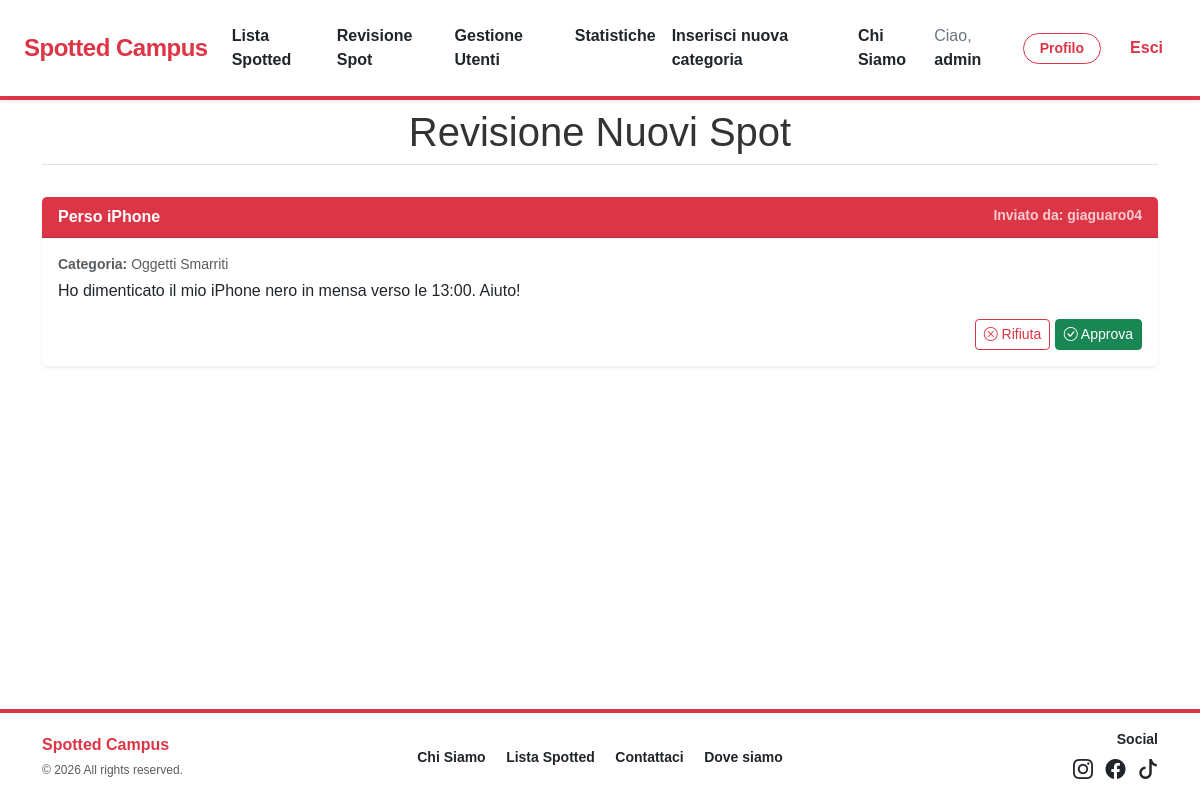
Screenshot of /revisione.php (signed in) with the database file from the repository.
### tables this page shows
CREATE TABLE SPOT (
    idSpot INT AUTO_INCREMENT PRIMARY KEY,
    titolo VARCHAR(255) NOT NULL,
    testo TEXT NOT NULL,
    dataInserimento DATETIME DEFAULT CURRENT_TIMESTAMP,
    stato ENUM('in_attesa', 'approvato', 'rifiutato') DEFAULT 'in_attesa',
    isAnonymous BOOLEAN DEFAULT 0,
    idCategoria INT NOT NULL,
    idSottoCategoria INT,
    usernameUtente VARCHAR(100),
    usernameAdminApprovato VARCHAR(100) NULL, 
    dataApprovazione DATETIME NULL,

    FOREIGN KEY (idCategoria) REFERENCES CATEGORIE(idCategoria),
    FOREIGN KEY (idSottoCategoria) REFERENCES SOTTOCATEGORIE(idSottoCategoria) ON DELETE SET NULL,
    FOREIGN KEY (usernameUtente) REFERENCES UTENTI(username) ON DELETE SET NULL,
    FOREIGN KEY (usernameAdminApprovato) REFERENCES UTENTI(username) ON DELETE SET NULL
);

CREATE TABLE CATEGORIE (
    idCategoria INT AUTO_INCREMENT PRIMARY KEY,
    nome VARCHAR(100) UNIQUE NOT NULL
);

### revisione.php (called while the page is built, shortened)
<?php
require_once 'bootstrap.php';
$templateParams["titolo"] = "Spot The Bug - Revisione Spot";
$templateParams["nome"] = "template/revisione-page.php";
$templateParams["spotInAttesa"] = $dbh->getPendingSpots();
require 'template/base.php';
?>

### db/database.php (called while the page is built, shortened)
<?php
class DatabaseHelper
{
    private $db;
    public function __construct($servername, $username, $password, $dbname, $port)
    {
        $this->db = new mysqli($servername, $username, $password, $dbname, $port);
    }
    public function getPendingSpots()
    {
        $query = "SELECT S.*, C.nome AS nomeCategoria, U.nome AS nomeAutore, U.cognome AS cognomeAutore
                FROM SPOT S
                JOIN CATEGORIE C ON S.idCategoria = C.idCategoria
                JOIN UTENTI U ON S.usernameUtente = U.username
                WHERE S.stato = 'in_attesa'
                ORDER BY S.dataInserimento ASC";
        $res = $this->db->query($query);
        return $res->fetch_all(MYSQLI_ASSOC);
    }
}

### bootstrap.php (called while the page is built, shortened)
<?php
require_once("db/database.php");
$dbh = new DatabaseHelper("localhost", "root", "", "spotted", 3306);
?>

### template/revisione-page.php (the view, shortened to what this page needs)
<section class="container mt-5">
    <div class="row mb-4">
        <div class="col-12 text-center">
            <h2 class="display-6 border-bottom pb-2">Revisione Nuovi Spot</h2>
        </div>
    </div>
    <?php if (count($templateParams["spotInAttesa"]) > 0): ?>
        <div class="row g-4">
            <?php foreach ($templateParams["spotInAttesa"] as $spot): ?>
                <div class="col-12">
                    <div class="card shadow-sm border-0">
                        <div class="card-header bg-danger text-white fw-bold d-flex justify-content-between">
                            <span><?php echo htmlspecialchars($spot["titolo"]); ?></span>
                            <small class="opacity-75">Inviato da: <?php echo htmlspecialchars($spot["usernameUtente"]); ?></small>
                        </div>
                        <div class="card-body">
                            <p class="mb-1 text-muted small"><strong>Categoria:</strong> <?php echo htmlspecialchars($spot["nomeCategoria"]); ?></p>
                            <p class="card-text"><?php echo htmlspecialchars($spot["testo"]); ?></p>
                            <div class="d-flex justify-content-end gap-2 mt-3">
                                <form method="POST" action="revisione.php">
                                    <button type="submit" name="azione" value="rifiuta" class="btn btn-outline-danger btn-sm">
                                        <span class="bi bi-x-circle"></span> Rifiuta
                                    </button>
                                    <button type="submit" name="azione" value="approva" class="btn btn-success btn-sm">
                                        <span class="bi bi-check-circle"></span> Approva
                                    </button>
                                </form>
                            </div>
                        </div>
                    </div>
                </div>
            <?php endforeach; ?>
        </div>
    <?php else: ?>
        <div class="alert alert-info text-center mt-5">
            <span class="bi bi-info-circle"></span> Non ci sono nuovi spot da revisionare.
        </div>
    <?php endif; ?>
</section>

### css/style.css (style rules this page uses)
body { font-family: 'Outfit', sans-serif; background-color: #ffffff; color: #333; margin: 0; }

### rows the page displays
spot: titolo "Perso iPhone", usernameUtente "giaguaro04", idCategoria.nome "Oggetti Smarriti", testo "Ho dimenticato il mio iPhone nero in mensa verso le 13:00. Aiuto!"

### other values shown
$_SESSION["username"] "admin"
